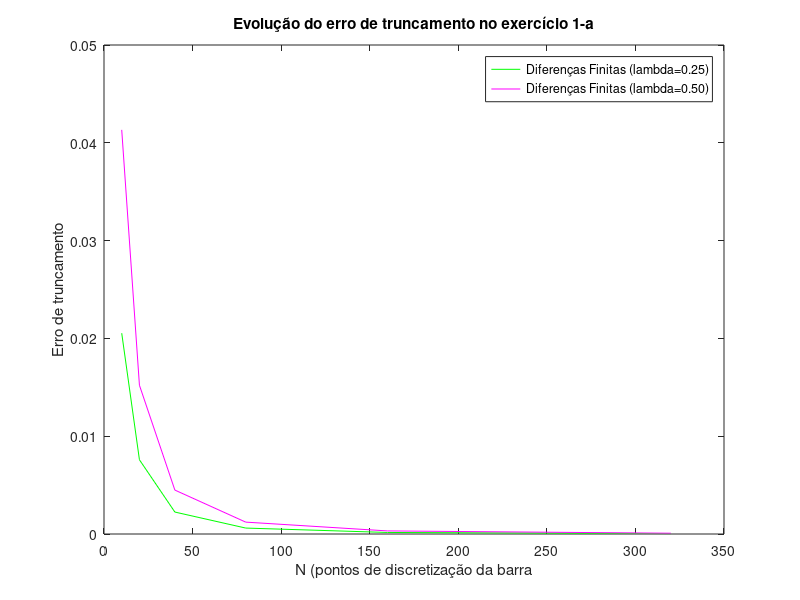

Here is the MATLAB script that generated this plot:
%%%
% Script para visualizar os dados gerados pelo Exercício Programa 1 da
% disciplina MAP3121: Um problema inverso para obtenção da distribuição de
% Temperatura.
%
% Matheus Bordin Gomes
% João Ferreira Cysne

close all; clear; clc;

%%
% Dados
N = [10 20 40 80 160 320];

diff_25_err = [0.020533322986 0.00759069248 0.002244793942 0.000607375384 0.000157799511 0.000040206104];
diff_50_err = [0.041324133377 0.015210737519 0.004491838093 0.001214904206 0.000315609008 0.000080412845];

%%
% Plot
figure(1);
plot(N, diff_25_err, 'g', N, diff_50_err, 'm');
title('Evolução do erro de truncamento no exercício 1-a');
ylabel('Erro de truncamento');
xlabel('N (pontos de discretização da barra');
legend('Diferenças Finitas (lambda=0.25)','Diferenças Finitas (lambda=0.50)');